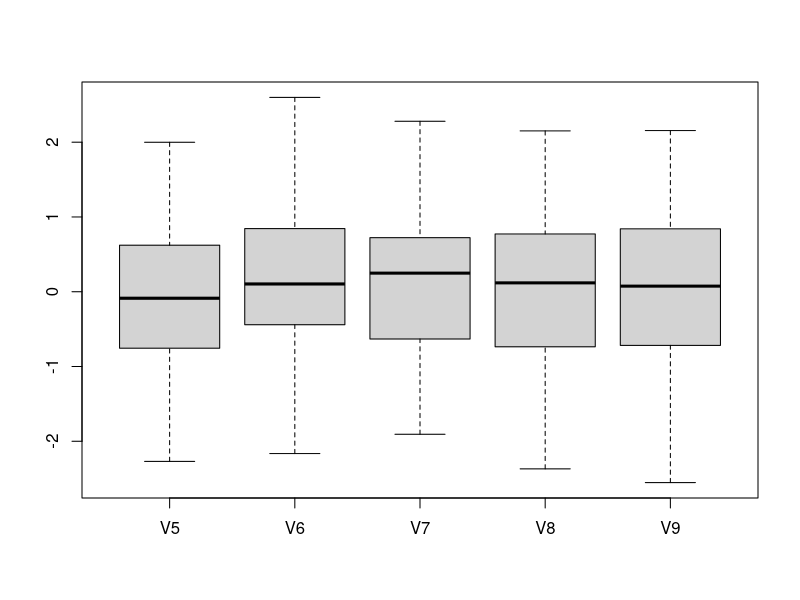

Recreate this plot in R.
## 代码注释由果子完成

## 涉及的内容是我周末班关于R语言的部分内容
# 文档链接：https://mubu.com/doc/HGT7XBmgg 密码：muwu
# 变量，数据类型和结构，函数运算，条件控制和循环
# pply系列函数，因子的高阶用法，字符串的操作

##1.R语言基础

## 基本计算，加减乘除比大小

1+2
6-7
3*5
5/4
2^3
log2(8)
2>5
5 >=3
6 < 7

#############

## 数据结构
## 向量c(),rep(),seq() 是变量的一种
## c就是combine联合的意思。rep就是replicate重复的意思，seq就是sequence序列
rep(1,3)
rep("A",3)
seq(1,3)
seq(5,10)

c("TP53","ERBB2","BRCA1")

c(rep(1,3),seq(2,5))


#############
## 变量
## 变量就是储存器，呼之即来，挥之则去

cancergene <- c("TP53","ERBB2","BRCA1")

b <- c("zhangsan","lisi","wangermazi")

# list
ls()

# remove
rm(cancergene)

b
# 只剩下b,获取元素
b[1]
b[2]
b[2:3]
# 获取的也可以赋值
sub <- b[2:3]

set.seed(811)
# 这里引入函数概念，后面讲解
f <- sample(seq(1,100), 10)
f
max(f)
min(f)
sum(f)

# 排序返回值
sort(f)

# 排序返回位置，排序，但是返回他以前的位置
order(f)

f[order(f)]

## 返回位置
which(f==28)

f[which(f==28)]

## 还可以怎么获取位置
d <- c("TP53","ERBB2","BRCA1")
grep("ERBB2",d)
grepl("ERBB2",d)
d[grepl("ERBB2",d)]
# 此时跟 %in% 的用法一样
d %in% "ERBB2"
d[d %in% "ERBB2"]



#############
## 数据框

# 如何创建？
L3 <- LETTERS[1:3]
set.seed(811)
fac <- sample(L3, 10, replace = TRUE)
fac
d <- data.frame(x = 1:10, y = 1:10, fac = fac)

is.data.frame(d)
## is表示判断

exprSet=rnorm(1000)
dim(exprSet)=c(100,10)
exprSet=as.data.frame(exprSet)
## 如何了解一个数据框
head(exprSet)
head(exprSet)[,1:3]


tail(exprSet)
tail(exprSet)[,1:3]

class(exprSet)
dim(exprSet)
str(exprSet)

# 最直观测试
test <- exprSet[1:10,1:10]


# 迅猛地操作一波
# 获取第一行
test[1,]

# 获取第1列
test[,1]
test$subgroup
# 选取第2到4行
test[2:4,]
# 选取第2到4列
test[,2:4]
# 选取第2到4行,3到5列
test[2:4,3:5]

# 删掉第一列
test1 <- test[,-1]


# 调整顺序
test1 <- test1[,c(8,1:7)]

#获取名称
colnames(test)
colnames(test1)
rownames(test)

# 修改名称
colnames(test)[3:5] <- c("GeneA","GeneB","GeneC") 
colnames(test)



#############
## 矩阵
ma <- matrix(c(1:4, 6, 9:15), nrow = 3)
# 给他一个名字
ma
colnames(ma) <- c("A","B","C","D")
rownames(ma) <- c("x","y","z")
ma
rowMeans(ma)
rowSums(ma)

colMeans(ma)
colSums(ma)

# 性价比最高函数就是t()
ma_t <-t(ma)


## 返回某个值所在的位置，几行，几列

which(ma==11,arr.ind = T)

## as表示转换
is.data.frame(ma)
ma_df <- as.data.frame(ma)
is.data.frame(ma_df)

# as 有个系列！也很重要，用于转换数据
as.character()


#加载练习数据
rm(list = ls()) 
#############
## 字符串
###分割，粘贴，计数，选取 
cha="TCGA-AC-A3OD-01B-06R-A22O-07"
cha
# 把他分割一下
strsplit(cha,split = "")
# 查看分割后的类型？
class(strsplit(cha,split = ""))
# 把list破坏掉,并且赋值给gene
unlist(strsplit(cha,split = ""))
# 现在再看这个类型呢
class(unlist(strsplit(cha,split = "")))

## 比如我想去掉重复的字符怎么办unique()
unique(unlist(strsplit(cha,split = "")))
# 如果想知道这个基因有几个字符怎么办？
length(unlist(strsplit(cha,split = "")))

# 实际上有个专门的函数做这个事情nchar()
nchar(cha)
# 我想把这个基因的第14,15个字符取出来
unlist(strsplit(cha,split = ""))[14:15]
# 这两个字符能不合在一起？
paste(unlist(strsplit(cha,split = ""))[14:15],collapse = "")
# 而paste0直接把东西粘在一起
paste0("A","B")
## 实际上，有一个专门的函数就是用来去字符串的
substring(cha,14,15)
## 那么到这里，所有字符串中重要的函数都掌握了。


#############
## 列表，获取[[]]
# The vector pioneers has already been created for you
pioneers <- c("GAUSS:1777", "BAYES:1702", "PASCAL:1623", "PEARSON:1857")

# strsplit会返回列表
split_math <- strsplit(pioneers, split = ":")

class(split_math)
split_math[1]
class(split_math[1])

# 注意是两个符号
split_math[[1]]
class(split_math[[1]])


#############
## 循环
#
primes <- c(2, 3, 5, 7, 11, 13)
# loop version 1
for (p in primes) {
  print(p)
}

# loop version 2 推荐这个
for (i in 1:length(primes)) {
  print(primes[i])
}

#和判断
#if
x <- c("what","is","truth")

if("Truth" %in% x) {
  print("Truth is found")
} else {
  print("Truth is not found")
}

### 实战！！！
## TCGA_id判断是肿瘤还是正常
metadata <- data.frame(id=c(
  "TCGA-AC-A3OD-01B-06R-A22O-07",
  "TCGA-AC-A3OD-11B-06R-A22O-07",
  "TCGA-AC-A3OD-05B-06R-A22O-07"
)) #转换成数据框
metadata
for (i in 1:length(metadata[,1])) {
  num <- as.numeric(substring(metadata[i,1],14,15)) #substring的用法，这是元素获取
  if (num %in% seq(1,9)) {
    metadata[i,2] <- "Tumor"
    } #如果是肿瘤，就给第2列加上Tumor
  if (num %in% seq(10,29)) {
    metadata[i,2] <- "Normal"
    } #如果是正常组织，就给第2列加上Normal
}
names(metadata) <- c("TCGA_id","sample")
metadata
## 上面的事情也可以用ifelse完成

group <- ifelse(as.numeric(substring(metadata$TCGA_id,14,15)) %in% c(1:9),"Tumor","Normal")
metadata1 <- data.frame(TCGA_id=metadata$TCGA_id,
                        sample=group)

metadata1
## 殊途同归！！

### #介绍apply(),lapply(),sapply()
## apply 处理的是矩阵或者数据框的行或者列

#apply(X, MARGIN, FUN, …) 
#其中X为一个数组；MARGIN为一个向量（表示要将函数FUN应用到X的行还是列），
#若为1表示取行，为2表示取列，为c(1,2)表示行、列都计算。
exprSet=rnorm(1000)
dim(exprSet)=c(100,10)
exprSet=as.data.frame(exprSet)
## 如何了解一个数据框
ma <- exprSet[,5:9]
apply(ma, 2, mean)
boxplot(ma)

apply(ma, 1, sum)

## 处理的是列表，出来的还是列表
#lapply(X, FUN, …) 
#lapply返回的是列表，举例
# The vector pioneers has already been created for you
pioneers <- c("GAUSS:1777", "BAYES:1702", "PASCAL:1623", "PEARSON:1857")
# Split names from birth year
split_math <- strsplit(pioneers, split = ":")
# Take a look at the structure of split_math
str(split_math)
# Convert to lowercase strings: split_low
split_low <- lapply(split_math,tolower)
# Take a look at the structure of split_low
str(split_low)


## sapply 处理的列表，返回的是向量
#sapply(X, FUN, …) 注意和lapply的区别,返回值不一样

# create temp
temp <- list(c(3,7,9,6,-1),
             c(4,8,3,-1,-3),
             c(1,4,6,2,-2),
             c(5,7,9,4,2),
             c(3,7,9,6,-1),
             c(-3,5,8,9,4),
             c(6,9,12,13,5))
# Use lapply() to find each day's minimum temperature
lapply(temp,min)
# Use sapply() to find each day's minimum temperature
sapply(temp,min)
# Use lapply() to find each day's maximum temperature
lapply(temp,max)
# Use sapply() to find each day's maximum temperature
sapply(temp,max)


## R包
#library()
# help,?

